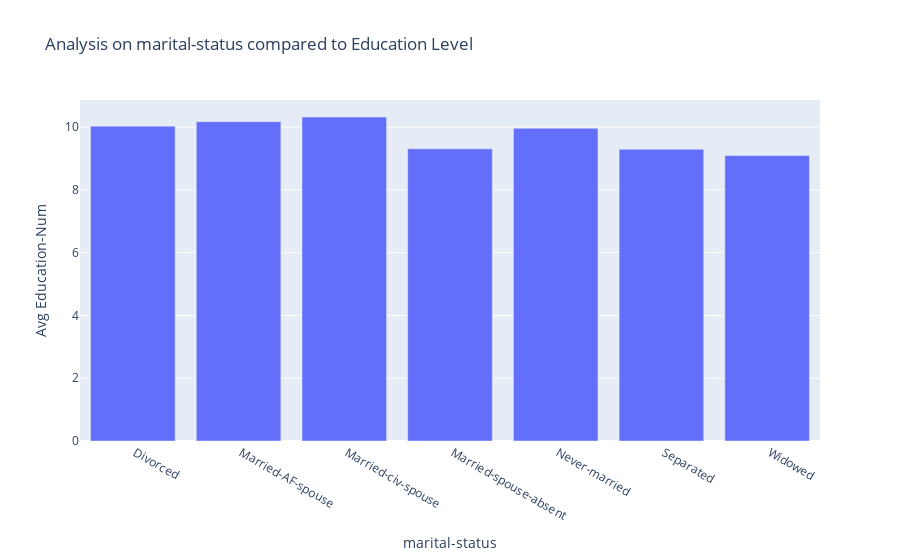

Notebook cell for this chart:
### Code cell
figure_1("marital-status")

### Figure 1 — Plotly figure (JSON) as saved in the notebook; plotly's stock layout.template omitted (floating-point values rounded to 4 significant figures)
{"data": [{"type": "bar", "x": [" Divorced", " Married-AF-spouse", " Married-civ-spouse", " Married-spouse-absent", " Never-married", " Separated", " Widowed"], "y": [10.03, 10.17, 10.32, 9.309, 9.962, 9.294, 9.094]}], "layout": {"autosize": true, "title": {"text": "Analysis on marital-status compared to Education Level"}, "xaxis": {"autorange": true, "range": [-0.5, 6.5], "title": {"text": "marital-status"}, "type": "category"}, "yaxis": {"autorange": true, "range": [0, 10.86], "title": {"text": "Avg Education-Num"}, "type": "linear"}}}
